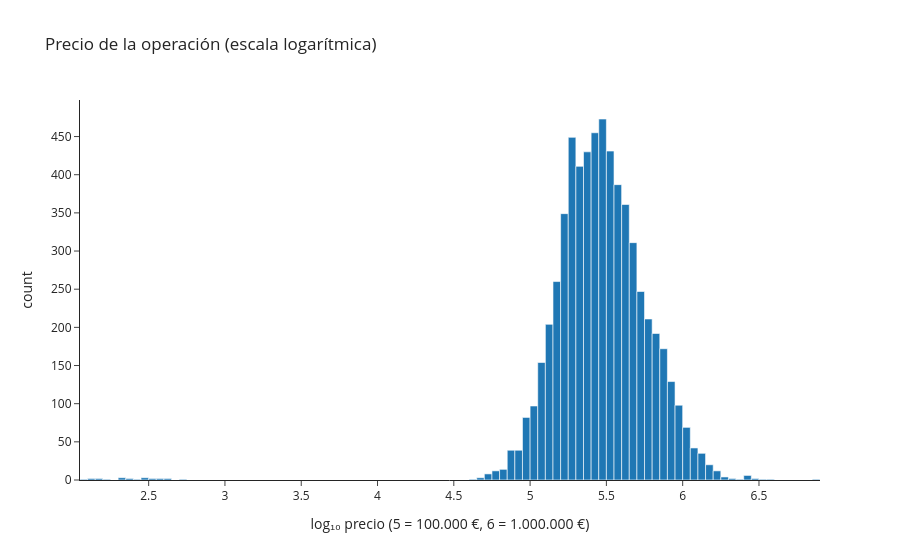

The notebook cell this image was saved under:
### Code cell
positivos = entrenamiento["precio"] > 0
print(f"Precios ≤ 0 (fuera del gráfico): {(~positivos).sum()}")

px.histogram(entrenamiento[positivos].assign(log10_precio=np.log10(entrenamiento.loc[positivos, "precio"])),
             x="log10_precio", nbins=100, template="simple_white",
             title="Precio de la operación (escala logarítmica)",
             labels={"log10_precio": "log₁₀ precio (5 = 100.000 €, 6 = 1.000.000 €)"})

### Figure 1 — Plotly figure (JSON) as saved in the notebook; plotly's stock layout.template omitted (floating-point values rounded to 4 significant figures; data arrays with more than 128 entries replaced by an {"elided": "..."} marker saying what was removed)
{"data": [{"bingroup": "x", "hovertemplate": "log₁₀ precio (5 = 100.000 €, 6 = 1.000.000 €)=%{x}<br>count=%{y}<extra></extra>", "legendgroup": "", "marker": {"color": "#1F77B4", "pattern": {"shape": ""}}, "name": "", "nbinsx": 100, "orientation": "v", "showlegend": false, "type": "histogram", "x": {"elided": "6237 float values"}, "xaxis": "x", "yaxis": "y"}], "layout": {"barmode": "relative", "legend": {"tracegroupgap": 0}, "title": {"text": "Precio de la operación (escala logarítmica)"}, "xaxis": {"anchor": "y", "domain": [0, 1], "title": {"text": "log₁₀ precio (5 = 100.000 €, 6 = 1.000.000 €)"}}, "yaxis": {"anchor": "x", "domain": [0, 1], "title": {"text": "count"}}}}
